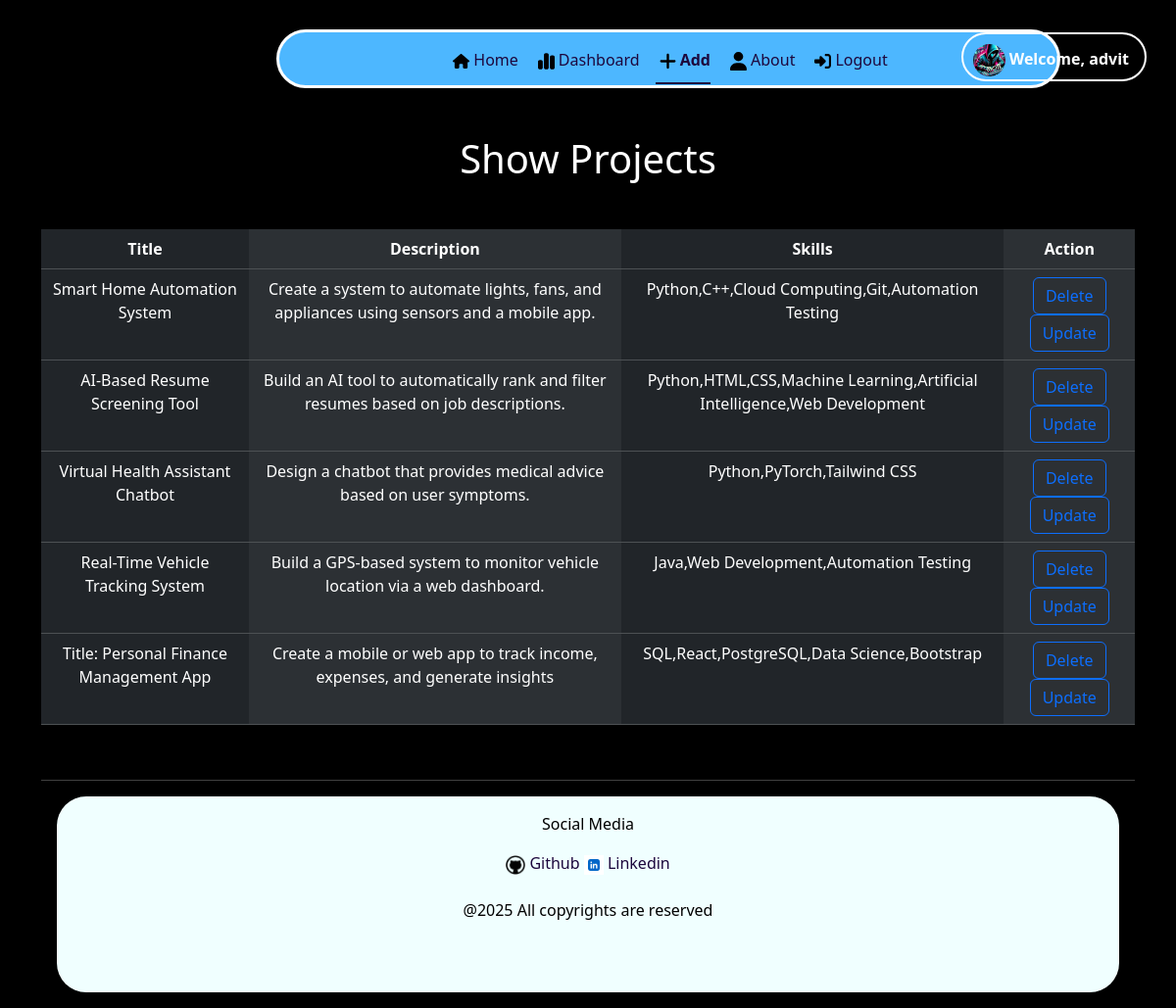
Screenshot of /user/show (signed in) with the database file from the repository.
### application/model.py (models this page shows)
class Users(UserMixin, db.Model):
    __tablename__ = 'users'
    id = db.Column(db.Integer, nullable = False, primary_key = True)
    name = db.Column(db.String(50), nullable = False)
    email = db.Column(db.String(255), nullable = False, unique = True)
    password = db.Column(db.String, nullable = False)
    gender = db.Column(db.String, nullable = False)
    is_admin = db.Column(db.Boolean, default = False, nullable = False)
    is_blocked = db.Column(db.Boolean, default = False, nullable = False)
    projects = db.relationship('Projects', lazy = True, backref = 'creator')
    interest = db.relationship('Interest', lazy = True, backref = 'user')
    discussion = db.relationship('Discussion', lazy = True, backref = 'user')

class Projects(db.Model):
    __tablename__ = 'projects'
    id = db.Column(db.Integer, primary_key = True, nullable = False)
    title = db.Column(db.String(50), nullable = False, unique = True)
    description = db.Column(db.Text, nullable = False)
    skills = db.Column(db.String, nullable = False)
    users_id = db.Column(db.Integer, db.ForeignKey('users.id'), nullable = False)
    interest = db.relationship('Interest', lazy = True, backref = 'project')
    discussion = db.relationship('Discussion', lazy = True, backref = 'project')

### application/routes.py (the view)
@app.route("/user/show", methods = ["GET"])
@login_required
def user_show():
    user = current_user
    project = Projects.query.filter_by(users_id = user.id).all()
    return render_template("user_show.html", projects = project, user = user)

### application/routes.py (called while the page is built)
@login_manager.user_loader
def load_user(user_id):
    return Users.query.get(int(user_id))

### templates/user_show.html (shortened to what this page needs)
{% extends "base.html" %}
{% block content %}
<section class = "container-fluid">
    <div class = "container">
        <div class="blurfle">
            <ul class = "nav justify-content-center nav-underline">
                <li class = "nav-item py-2">
                    <a class = "nav-link " href = "{{ url_for('user_home') }}" style = "color: rgb(29, 7, 61);"><img src = "/static/images/house-solid.svg" class = "m-1" style = "width:17px"/>Home</a>
                </li>
                <li class = "nav-item py-2">
                    <a class = "nav-link  " href = "{{ url_for('user_dashboard') }}" style = "color: rgb(29, 7, 61);"><img src = "/static/images/chart-simple-solid.svg" class = "m-1" style = "width:17px"/>Dashboard</a>
                </li>
                <li class = "nav-item py-2">
                    <a class = "nav-link active " href = "{{ url_for('user_add') }}" style = "color: rgb(29, 7, 61);"><img src = "/static/images/plus-solid.svg" class = "m-1" style = "width:17px"/>Add</a>
                </li>
                <li class = "nav-item py-2">
                    <a class = "nav-link " href = "{{ url_for('user_about') }}" style = "color: rgb(29, 7, 61);"><img src = "/static/images/user-solid.svg" class = "m-1" style = "width:17px"/>About</a>
                </li>
                <li class = "nav-item py-2">
                    <a class = "nav-link " href = "{{ url_for('logout') }}" style = "color: rgb(29, 7, 61);"><img src = "/static/images/right-to-bracket-solid.svg" class = "m-1" style = "width:17px"/>Logout</a>
                </li>
                    <div class = "position-absolute end-0 pe-3 ros " >
                        <b>
                            <img src = "/static/images/cyber.jpeg" style = "width:33px; border-radius:30px;">
                            <a href = "" style = "color: white;" class = "link"> Welcome, {{ user.name }}</a> </b>
                    </div>
            </ul>
        </div>
        <div >
            <h1 class = "text-center m-5">Show Projects</h1>
                <table class = "table table-dark table-striped-columns">
                    <tr class = "text-center">
                        <th>Title</th>
                        <th>Description</th>
                        <th>Skills</th>
                        <th>Action</th>
                    </tr>
                    {% for project in projects %}
                    <tr class = "text-center">
                        {%if project %}
                            <td>{{ project.title }}</td>
                            <td>{{ project.description }}</td>
                            <td>{{ project.skills }}</td>
                            <td>
                                <form action="{{ url_for('user_delete') }}" method="POST" style="display:inline;">
                                    <button type="submit" class="btn btn-outline-primary">Delete</button>
                                </form>
                                <a href = "{{ url_for('user_update', project_id = project.id ) }} " class = "btn btn-outline-primary">Update</a>
                            </td>
                        {% endif %}
                    {% endfor %}
                    </tr>
                </table>
                <br/><hr/>
                <footer >
                    <div class = "text-center krindale p-3 m-3" >
                     <p>Social Media</p>
                     <a href = "https://github.com/jitendra-rathore-iitm" style = "color: rgb(29, 7, 61);" class = "link">
                         <img src = "/static/images/github.png" style = "width: 20px; ">
                         Github
                     </a>
                     <a href = "https://www.linkedin.com/in/jitendrarathore-/" style = "color: rgb(29, 7, 61);" class = "link">
                         <img src = "/static/images/linkedin.png" style = "width:20px;">
                         Linkedin
                     </a>
                     <br/>
                     <br/>
                     <div>
                         @2025 All copyrights are reserved
                     </div>
                     </div>
                 </footer>
        </div>
</section>
{% endblock %}

### static/CSS/style.css (style rules this page uses)
body { background-color: black; color:white; }
.link { text-decoration: none; }
.krindale { color: black; background-color: azure; height:200px; border-radius: 30px; }
.blurfle { background-color: #4DB7FF; border: 3px solid white; border-radius: 30px; margin-top: 30px; margin-left: 240px; width: 800px; height: 60px; }
.ros { border:2px solid white; border-radius: 30px; height:50px; width:fit-content; padding: 10px 10px 10px 10px; margin: 0px 30px 30px 30px; }

### rows the page displays
Users: name "advit"
Projects: title "Smart Home Automation System", description "Create a system to automate lights, fans, and appliances using sensors and a mobile app.", skills "Python,C++,Cloud Computing,Git,Automation Testing"
Projects: title "AI-Based Resume Screening Tool", description "Build an AI tool to automatically rank and filter resumes based on job descriptions.", skills "Python,HTML,CSS,Machine Learning,Artificial Intelligence,Web Development"
Projects: title "Virtual Health Assistant Chatbot", description "Design a chatbot that provides medical advice based on user symptoms.", skills "Python,PyTorch,Tailwind CSS"
Projects: title "Real-Time Vehicle Tracking System", description "Build a GPS-based system to monitor vehicle location via a web dashboard.", skills "Java,Web Development,Automation Testing"
Projects: title "Title: Personal Finance Management App", description "Create a mobile or web app to track income, expenses, and generate insights", skills "SQL,React,PostgreSQL,Data Science,Bootstrap"
